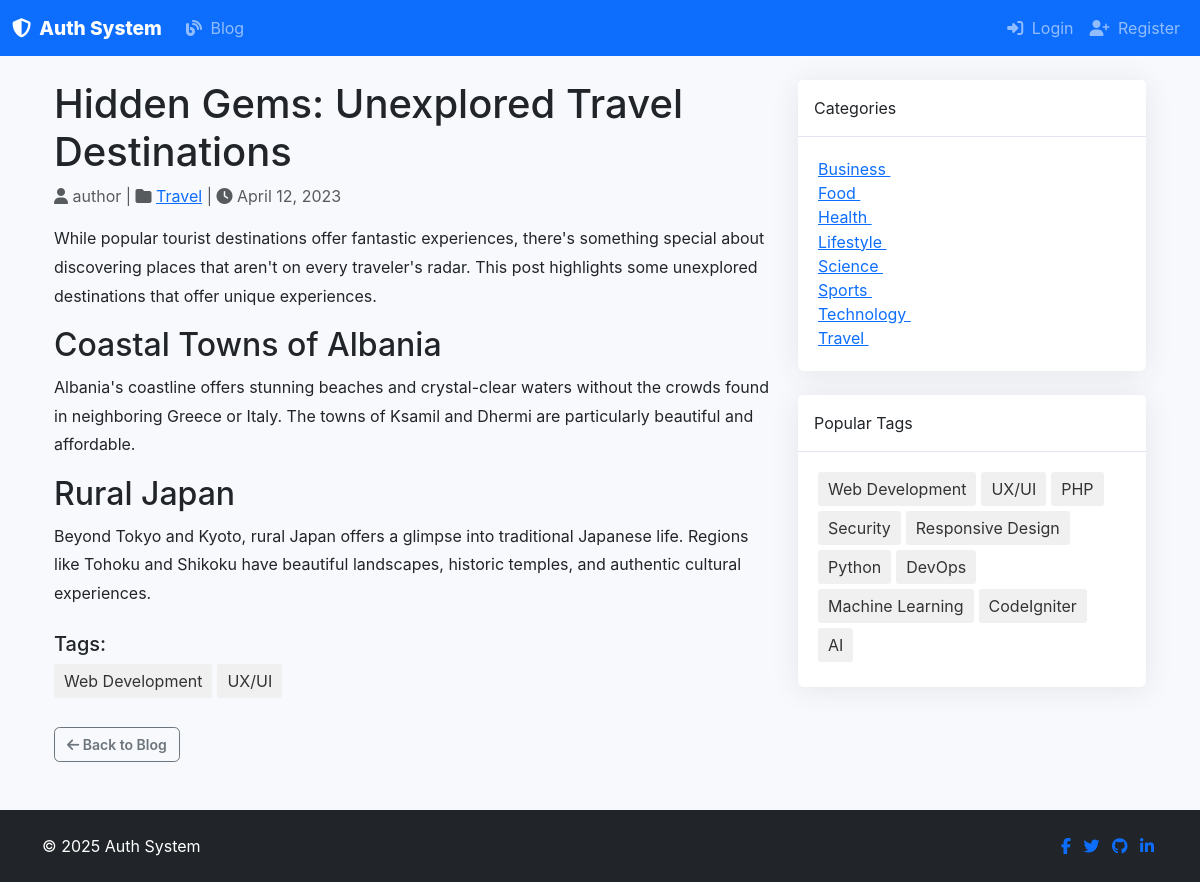
Screenshot of /blog/view/hidden-gems-unexplored-travel-destinations with the database file from the repository.
### tables this page shows
CREATE TABLE `posts` (
  `id` int(11) NOT NULL AUTO_INCREMENT,
  `user_id` int(11) NOT NULL,
  `category_id` int(11) DEFAULT NULL,
  `title` varchar(255) NOT NULL,
  `slug` varchar(255) NOT NULL,
  `content` text NOT NULL,
  `excerpt` text,
  `image_path` varchar(255) DEFAULT NULL,
  `status` enum('draft','published','archived') NOT NULL DEFAULT 'draft',
  `created_at` timestamp NOT NULL DEFAULT CURRENT_TIMESTAMP,
  `updated_at` timestamp NOT NULL DEFAULT CURRENT_TIMESTAMP ON UPDATE CURRENT_TIMESTAMP,
  PRIMARY KEY (`id`),
  UNIQUE KEY `slug` (`slug`),
  KEY `user_id` (`user_id`),
  KEY `category_id` (`category_id`),
  CONSTRAINT `posts_ibfk_1` FOREIGN KEY (`user_id`) REFERENCES `users` (`id`) ON DELETE CASCADE,
  CONSTRAINT `posts_ibfk_2` FOREIGN KEY (`category_id`) REFERENCES `categories` (`id`) ON DELETE SET NULL
);

CREATE TABLE `users` (
  `id` int(11) NOT NULL AUTO_INCREMENT,
  `username` varchar(255) NOT NULL,
  `email` varchar(255) NOT NULL,
  `password` varchar(255) NOT NULL,
  `role_id` int(11) NOT NULL DEFAULT 4,
  `created_at` timestamp NOT NULL DEFAULT CURRENT_TIMESTAMP,
  `updated_at` timestamp NOT NULL DEFAULT CURRENT_TIMESTAMP ON UPDATE CURRENT_TIMESTAMP,
  PRIMARY KEY (`id`),
  UNIQUE KEY `username` (`username`),
  UNIQUE KEY `email` (`email`),
  KEY `fk_user_role` (`role_id`),
  CONSTRAINT `fk_user_role` FOREIGN KEY (`role_id`) REFERENCES `roles` (`id`)
);

CREATE TABLE `categories` (
  `id` int(11) NOT NULL AUTO_INCREMENT,
  `name` varchar(100) NOT NULL,
  `slug` varchar(100) NOT NULL,
  `created_at` timestamp NOT NULL DEFAULT CURRENT_TIMESTAMP,
  `updated_at` timestamp NOT NULL DEFAULT CURRENT_TIMESTAMP ON UPDATE CURRENT_TIMESTAMP,
  PRIMARY KEY (`id`),
  UNIQUE KEY `name` (`name`),
  UNIQUE KEY `slug` (`slug`)
);

CREATE TABLE `tags` (
  `id` int(11) NOT NULL AUTO_INCREMENT,
  `name` varchar(50) NOT NULL,
  `slug` varchar(50) NOT NULL,
  `created_at` timestamp NOT NULL DEFAULT CURRENT_TIMESTAMP,
  `updated_at` timestamp NOT NULL DEFAULT CURRENT_TIMESTAMP ON UPDATE CURRENT_TIMESTAMP,
  PRIMARY KEY (`id`),
  UNIQUE KEY `name` (`name`),
  UNIQUE KEY `slug` (`slug`)
);

### application/controllers/Blog.php (called while the page is built, shortened)
<?php
class Blog extends CI_Controller {
    public function __construct() {
        $this->load->model('Post_model');
        $this->load->model('Category_model');
        $this->load->model('Tag_model');
        $this->load->library('pagination');
    }
    public function view($slug = NULL) {
        $post = $this->Post_model->get_post_by_slug($slug);
        $data = [
            'post' => $post,
            'categories' => $this->Category_model->get_categories_with_post_count(),
            'popular_tags' => $this->Tag_model->get_popular_tags(),
            'post_tags' => $this->Post_model->get_post_tags($post->id),
            'title' => $post->title
        ];
        $this->load->view('templates/header', $data);
        $this->load->view('blog/view', $data);
        $this->load->view('templates/footer');
    }
}

### index.php (called while the page is built, shortened)
<?php
require_once BASEPATH.'core/CodeIgniter.php';

### application/models/Post_model.php (called while the page is built, shortened)
<?php
class Post_model extends CI_Model {
    public function get_post_by_slug($slug) {
        $this->db->select('p.*, u.username as author, c.name as category_name, c.slug as category_slug');
        $this->db->from('posts p');
        $this->db->join('users u', 'u.id = p.user_id');
        $this->db->join('categories c', 'c.id = p.category_id', 'left');
        $this->db->where('p.slug', $slug);
        return $this->db->get()->row();
    }
    public function get_post_tags($post_id) {
        $this->db->select('t.*');
        $this->db->from('tags t');
        $this->db->join('post_tags pt', 'pt.tag_id = t.id');
        $this->db->where('pt.post_id', $post_id);
        return $this->db->get()->result();
    }
}

### application/models/Category_model.php (called while the page is built, shortened)
<?php
class Category_model extends CI_Model {
    public function get_categories_with_post_count() {
        $this->db->select('c.*, COUNT(p.id) as post_count');
        $this->db->from('categories c');
        $this->db->join('posts p', 'p.category_id = c.id AND p.status = "published"', 'left');
        $this->db->group_by('c.id');
        $this->db->order_by('c.name', 'ASC');
        return $this->db->get()->result();
    }
}

### application/models/Tag_model.php (called while the page is built, shortened)
<?php
class Tag_model extends CI_Model {
    public function get_popular_tags($limit = 10) {
        $this->db->select('t.*, COUNT(pt.post_id) as post_count');
        $this->db->from('tags t');
        $this->db->join('post_tags pt', 'pt.tag_id = t.id');
        $this->db->join('posts p', 'p.id = pt.post_id AND p.status = "published"');
        $this->db->group_by('t.id');
        $this->db->order_by('post_count', 'DESC');
        $this->db->limit($limit);
        return $this->db->get()->result();
    }
}

### application/views/blog/view.php (the view, shortened to what this page needs)
<div class="container mt-4">
    <div class="row">
        <div class="col-md-8">
            <article>
                <h1><?= $post->title ?></h1>
                <div class="text-muted mb-3">
                    <i class="fa fa-user"></i> <?= $post->author ?>
                    <?php if ($post->category_name): ?>
                        | <i class="fa fa-folder"></i> <a href="<?= site_url('blog/category/'.$post->category_slug) ?>"><?= $post->category_name ?></a>
                    <?php endif; ?>
                    | <i class="fa fa-clock"></i> <?= date('F j, Y', strtotime($post->created_at)) ?>
                </div>
                <div class="post-content">
                    <?= $post->content ?>
                </div>
                <?php if (!empty($post_tags)): ?>
                    <div class="post-tags mt-4">
                        <h5>Tags:</h5>
                        <div class="tag-cloud">
                            <?php foreach ($post_tags as $tag): ?>
                                <a href="<?= site_url('blog/tag/'.$tag->slug) ?>" class="tag">
                                    <?= $tag->name ?>
                                </a>
                            <?php endforeach; ?>
                        </div>
                    </div>
                <?php endif; ?>
            </article>
            <div class="post-navigation mt-4">
                <div class="row">
                    <div class="col-6">
                        <a href="<?= site_url('blog') ?>" class="btn btn-outline-secondary btn-sm">
                            <i class="fa fa-arrow-left"></i> Back to Blog
                        </a>
                    </div>
                </div>
            </div>
        </div>
        <div class="col-md-4">
            <div class="card mb-4">
                <div class="card-header">Categories</div>
                <div class="card-body">
                    <ul class="list-unstyled mb-0">
                        <?php foreach ($categories as $category): ?>
                            <li>
                                <a href="<?= site_url('blog/category/'.$category->slug) ?>">
                                    <?= $category->name ?>
                                    <span class="badge badge-secondary float-right"><?= $category->post_count ?></span>
                                </a>
                            </li>
                        <?php endforeach; ?>
                    </ul>
                </div>
            </div>
            <div class="card">
                <div class="card-header">Popular Tags</div>
                <div class="card-body">
                    <div class="tag-cloud">
                        <?php foreach ($popular_tags as $tag): ?>
                            <a href="<?= site_url('blog/tag/'.$tag->slug) ?>" class="tag">
                                <?= $tag->name ?>
                            </a>
                        <?php endforeach; ?>
                    </div>
                </div>
            </div>
        </div>
    </div>
</div>

### application/views/templates/header.php (style rules this page uses)
:root { --primary-color: #4e73df; --secondary-color: #858796; --success-color: #1cc88a; --info-color: #36b9cc; --warning-color: #f6c23e; --danger-color: #e74a3b; --light-color: #f8f9fc; --dark-color: #5a5c69; }
body { font-family: 'Nunito', -apple-system, BlinkMacSystemFont, 'Segoe UI', Roboto, 'Helvetica Neue', Arial, sans-serif; padding-top: 56px; background-color: #f8f9fc; }
.card { border: none; border-radius: 0.35rem; box-shadow: 0 0.15rem 1.75rem 0 rgba(58, 59, 69, 0.1); margin-bottom: 1.5rem; }
.card-header { background-color: white; border-bottom: 1px solid #e3e6f0; padding: 1rem; }
.card-body { padding: 1.25rem; }
.btn { border-radius: 0.35rem; padding: 0.375rem 0.75rem; font-weight: 600; }

### application/views/blog/view.php (style rules this page uses)
.tag-cloud { display: flex; flex-wrap: wrap; }
.tag { display: inline-block; margin-right: 5px; margin-bottom: 5px; padding: 5px 10px; background-color: #f0f0f0; border-radius: 3px; text-decoration: none; color: #333; }
.post-content { line-height: 1.8; }

### rows the page displays
posts: title "Hidden Gems: Unexplored Travel Destinations", user.username "author", category.name "Travel", created_at "April 12, 2023", content "While popular tourist destinations offer fantastic experiences, there's something special about discovering places that aren't on every traveler's radar. This post highlights some unexplored destinations that offer unique experiences. Coastal Towns of Albania Albania's coastline offers stunning beaches and crystal-clear waters without the crowds found in neighboring Greece or Italy. The towns of Ksamil and Dhermi are particularly beautiful and affordable. Rural Japan Beyond Tokyo and Kyoto, rural Japan offers a glimpse into traditional Japanese life. Regions like Tohoku and Shikoku have beautiful landscapes, historic temples, and authentic cultural experiences."
tags: name "Web Development"
tags: name "UX/UI"
categories: name "Business"
categories: name "Food"
categories: name "Health"
categories: name "Lifestyle"
categories: name "Science"
categories: name "Sports"
categories: name "Technology"
categories: name "Travel"
tags: name "PHP"
tags: name "Security"
tags: name "Responsive Design"
tags: name "Python"
tags: name "DevOps"
tags: name "Machine Learning"
tags: name "CodeIgniter"
tags: name "AI"
